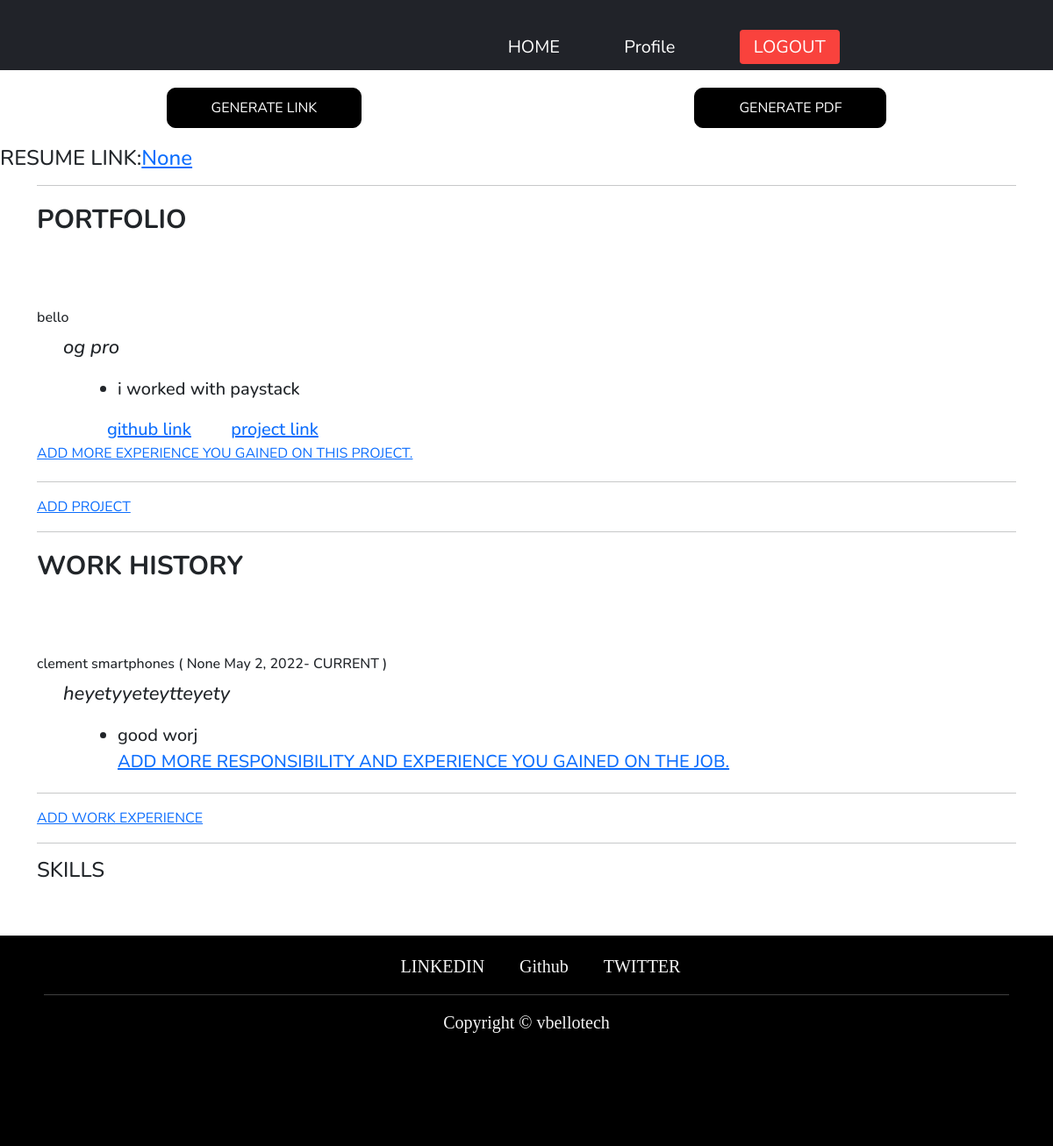
Page /resume/4/preview/ (signed in) on the earlier database version.
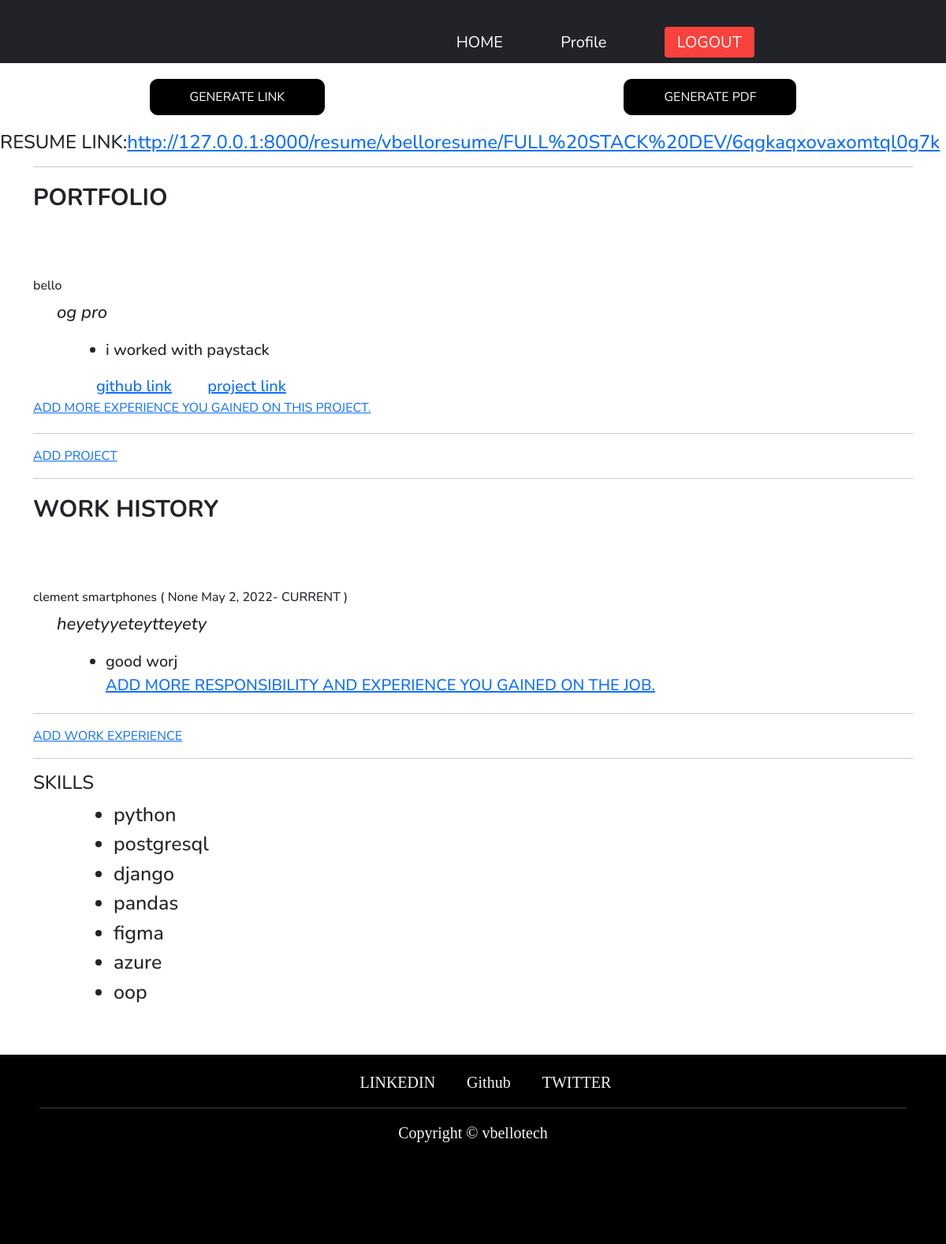
Same page on the later database version.
### resume/models.py (models this page shows, shortened)
class Resume(models.Model):
    user = models.ForeignKey('auth.user', on_delete=models.CASCADE)
    name = models.CharField(max_length=60)
    resume_link = models.URLField(blank=True, null=True)
    skills = models.ManyToManyField("Tech", related_name="techskill", blank=True)
    slug = models.SlugField(default=create_code())
    def add_project(self):
        return reverse("resume:add_project", kwargs={
            'pk': self.pk,
        })
    def add_work(self):
        return reverse("resume:add_work", kwargs={
            'pk': self.pk,
        })

class Project(models.Model):
    user = models.ForeignKey('auth.user', on_delete=models.CASCADE)
    resume = models.ForeignKey('Resume', related_name="resume", null=True, on_delete=models.CASCADE)
    name = models.CharField(max_length=60)
    description = models.CharField(max_length=250, blank=False, null=False)
    github = models.URLField(blank=True, null=True)
    link = models.URLField(blank=True, null=True)
    date_added = models.DateTimeField(default=timezone.now)

class Experience(models.Model):
    project = models.ForeignKey('Project', related_name="project", on_delete=models.CASCADE)
    user = models.ForeignKey('auth.user', related_name="experience_gainer", on_delete=models.CASCADE)
    body = models.CharField(max_length=500, blank=False, null=False)
    date_added = models.DateTimeField(auto_now_add=True)

class Work(models.Model):
    user = models.ForeignKey('auth.user', on_delete=models.CASCADE)
    resume = models.ForeignKey('Resume', related_name="resume_work", null=True, on_delete=models.CASCADE)
    company_name = models.CharField(max_length=300)
    role = models.CharField(max_length=300, blank=True, null=True)
    company_description = models.CharField(max_length=250, blank=False, null=False)
    start_date = models.DateField()
    end_date = models.DateField(blank=True, null=True)

class Responsibility(models.Model):
    work = models.ForeignKey('Work', related_name="work", on_delete=models.CASCADE)
    user = models.ForeignKey('auth.user', related_name="responsibilty_owner", on_delete=models.CASCADE)
    body = models.CharField(max_length=500, blank=False, null=False)
    date_added = models.DateTimeField(auto_now_add=True)

class Tech(models.Model):
    name = models.CharField(max_length=150, unique=True)
    type = models.CharField(max_length=200, choices=Type_chioce, blank=True, null=True)

### resume/views.py (the view)
# urls.py: path('resume/<int:pk>/preview/', ResumePreviewView.as_view(), name="preview_resume"),
class ResumePreviewView(View, LoginRequiredMixin):
    def get(self, request, pk,  *args, **kwargs):
        mainuser = User.objects.get(username=request.user)
        userprofile = Userprofile.objects.get(user=request.user)
        resume = Resume.objects.get(user=self.request.user, pk=pk)
        project = Project.objects.filter(user=request.user, resume=resume)
        work = Work.objects.filter(user=request.user, resume=resume)
        education = Education.objects.filter(user=request.user, resume=resume)
        context =  {
            'user':mainuser,
            'userp':userprofile,
            'resume':resume,
            'projects':project,
            'works':work,
            'education':education,
        }
        return render (self.request, 'resume/resume_review.html', context)

### templates/resume/resume_review.html (shortened to what this page needs)
{% extends 'base.html' %}
{% load static %}
{% block content %}
                 <div class="spread">
                    <a href="{% url 'resume:generate_link' pk=resume.pk %}">GENERATE LINK</a>
                   <a href="{% url 'resume:generate_pdf' pk=resume.pk %}">GENERATE PDF</a>
                </div>
<h4>RESUME LINK:<a href="{{ resume.resume_link }}">{{ resume.resume_link }}</a></h4>
<div class="container">
<hr>
    {% if projects %}
        <span class="topic">PORTFOLIO</span>
        {% for project in projects %}
        <div class="portfolio">
           <h1>{{ project.name }}</h1>
           <p>
                <em>{{ project.description|linebreaksbr	}}</em>
            </p>
            <ul>
                {% for item in project.project.all %}
                <li>{{ item.body }}</li>
                {% endfor%}
            </ul>
            <div class="pr_li">
                <a href="{{ project.github }}">github link</a>
                {% if project.link %}
                <a href="{{ project.link }}">project link</a>
                {% endif %}
            </div>
             <a href="{% url 'resume:add_experience' pk=project.pk %}">ADD MORE EXPERIENCE YOU GAINED ON THIS PROJECT.</a>
        </div>
        <hr>
        {% endfor %}
    <a href="{{ resume.add_project }}">ADD PROJECT</a>
    {% endif %}
<hr>
    {% if works %}
        <span class="topic">WORK HISTORY</span>
        {% for work in works %}
        <div class="portfolio">
            {% if work.end_date %}
            <h1>{{ work.company_name }} ( {{ work.role }} {{ work.start_date }}-{{ work.end_date }} )</h1>
            {% else %}
            <h1>{{ work.company_name }} ( {{ work.role }} {{ work.start_date }}- CURRENT )</h1>
            {% endif %}
            <p>
                <em>{{ work.company_description|linebreaksbr	}}</em>
            </p>
            <ul>
                {% for item in work.work.all %}
                <li>{{ item.body }}</li>
                {% endfor%}
                <a href="{% url 'resume:add_responsibility' pk=work.pk %}">ADD MORE RESPONSIBILITY AND EXPERIENCE YOU GAINED ON THE JOB.</a>
            </ul>
        </div>
        <hr>
        {% endfor %}
    <a href="{{ resume.add_work }}">ADD WORK EXPERIENCE</a>
    {% endif %}
<hr>
        <div class="tech">
             <h4>SKILLS </h4>
                <ul>
                    {% for item in resume.skills.all %}
                    <li>{{ item.name }}</li>
                    {% endfor %}
                </ul>
        </div>
    </div>
{% endblock content %}

### templates/base.html (shortened to what this page needs)
<!DOCTYPE html>
<html lang="en">
{% load static %}
<head>
    <link rel="stylesheet" href="{% static 'styling/bootstrap.css' %}"/>
    <link rel="stylesheet" href="{% static 'styling/bootstrap.min.css' %}"/>
</head>
<body>
    <div class="nav-container">
        <nav class="navbar">
            <h1 id="navbar-logo">RESUME</h1>
            <ul class="nav-menu">
                <li><a href="{% url 'resume:home' %}" class="nav-links">HOME</a></li>
                <li><a href="{% url 'resume:user_detail' pk=request.user.pk %}" class="nav-links">Profile</a></li>
                {% if user.is_authenticated %}
                <li><a href="{% url 'resume:logout' %}" class="nav-links nav-links-btn">LOGOUT</a></li>
                {% else %}
                <li><a href="{% url 'resume:login' %}" class="nav-links nav-links-btn">LOGIN</a></li>
                {% endif %}
            </ul>
        </nav>
    </div>
{% block content %}
{% endblock content %}
<footer>
        <ul>
            <li>
                <a href="#">LINKEDIN</a>
            </li>
            <li>
                <a href="#">Github</a>
            </li>
            <li>
                <a href="#">TWITTER</a>
            </li>
        </ul>
    <hr>
    <p>
        Copyright  ©  vbellotech
    </p>
</footer>
</body>
</html>

### templates/base.html (style rules this page uses)
:root { --darkgray: #212329; --brightred: #f9423d; --white: #fff; --lightred: #f9433dcc; }
* { box-sizing: border-box; margin: 0; padding: 0; font-family: "Nunito", sans-serif; }
.nav-container { width: 100%; background-color: var(--darkgray); }
.navbar { display: grid; grid-template-columns: 0.2fr auto 1fr; align-items: center; height: 80px; width: 90%; max-width: 1720px; margin: 0 auto; }
#navbar-logo { color: var(--white); justify-self: start; margin-left: 20px; }
#navbar-logo { cursor: pointer; }
.nav-menu { display: grid; grid-template-columns: repeat(5, auto); list-style: none; text-align: center; width: 70%; justify-self: end; font-size: 20px; }
.nav-links { color: white; text-decoration: none; }
.nav-links-btn { background-color: var(--brightred); padding: 6px 16px; border-radius: 4px; }
h1 { text-align: center; align-items: center; margin-top: 80px; font-size: 1em; }
.spread { display: flex; align-items: center; justify-content: space-around; margin: 20px 0; }
.spread a { background-color: black; color: #ffffff; border-radius: 10px; -webkit-transition: all 0.3s; padding: 10px 50px; transition: all 0.3s; border: 1px solid black; text-decoration: none; cursor: pointer; }
footer { width: 100%; background-color: black; height: 30vh; color: white; align-items: center; padding: 20px 50px; bottom: 0; margin-top: 60px; }
footer ul { display: flex; justify-content: center; align-content: space-between; }
footer ul li { list-style: none; font-size: 20px; }
footer ul li a { text-decoration: none; color:whitesmoke; font-family: Georgia, 'Times New Roman', Times, serif; cursor: pointer; border-radius: 20px 40px; padding-left: 20px; padding-right: 20px; width: auto; height: auto; transition: ease-in-out 0.5s; }
footer p { color:whitesmoke; font-size: 20px; text-decoration: none; font-family: Georgia, 'Times New Roman', Times, serif; text-align: center; padding-bottom: 2px; }
.topic { font-size: 30px; font-weight: 700; }
.portfolio { margin: 20px 0; }
.portfolio h1 { text-align: left; }
.portfolio p { text-align: left; font-size: 22px; font-weight: 500; margin-left: 30px; }
.portfolio ul { text-align: left; font-size: 20px; font-weight: 500; margin-left: 60px; }
.portfolio .pr_li { text-align: left; font-size: 20px; font-weight: 500; margin-left: 80px; }
.portfolio .pr_li a { margin-right: 40px; }
.tech ul { text-align: left; font-size: 25px; font-weight: 500; margin-left: 70px; }

Differences in the rows shown:
changed Resume: resume_link "None" → "http://127.0.0.1:8000/resume/vbelloresume/FULL%20STACK%20DEV/6qgkaqxovaxomtql0g7k"
now on this page (row edited): Tech: name "python"
added Tech: name "postgresql"
added Tech: name "django"
added Tech: name "pandas"
added Tech: name "figma"
added Tech: name "azure"
added Tech: name "oop"
